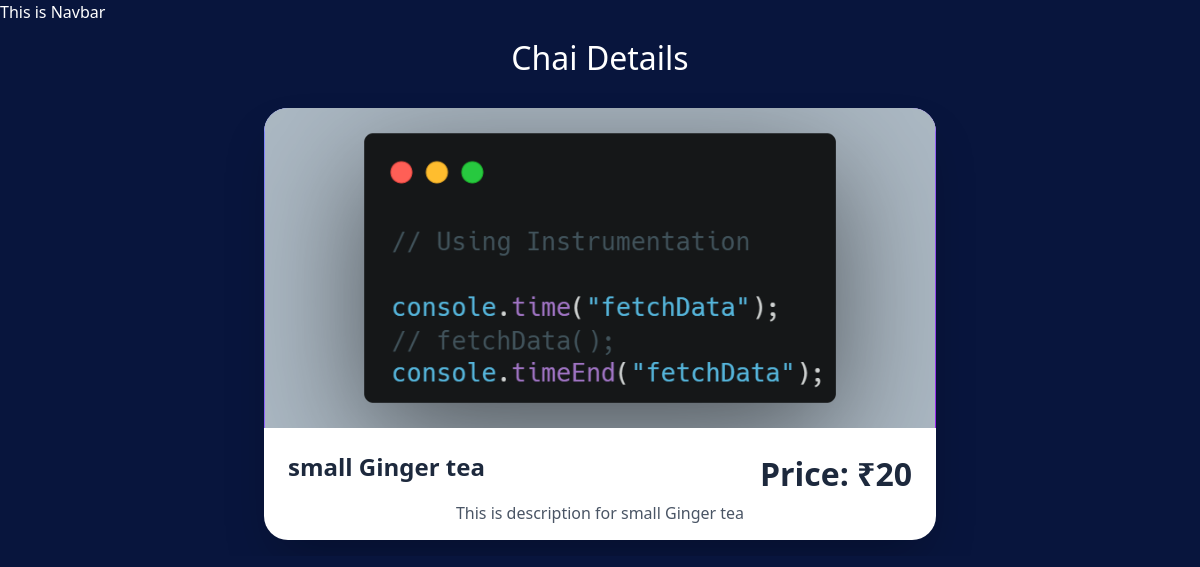
Screenshot of /myapp/2/ with the database file from the repository.
### myapp/models.py (models this page shows, shortened)
class ChaiVarity(models.Model):
    CHAI_TYPE_CHOICE = [
        ('ML', 'MASALA'),
        ('GR', 'GINGER'),
        ('KL', 'KIWI'),
        ('PL', 'PLAIN'),
        ('EL', 'ELACHI'),
    ]
    name = models.CharField(max_length=100)
    image = models.ImageField(upload_to='myapps/')
    price = models.IntegerField(default=0)
    date_added = models.DateTimeField(default=timezone.now)
    type = models.CharField(max_length=2, choices=CHAI_TYPE_CHOICE)
    description = models.TextField(default='')

### myapp/views.py (the view)
# urls.py: path('<int:chai_id>/', views.chai_detail, name='chai_detail'),
def chai_detail(request, chai_id):
    chai = get_object_or_404(ChaiVarity, pk=chai_id)
    return render(request, 'myapp/chai_detail.html', {'chai': chai})

### myapp/templates/myapp/chai_detail.html (shortened to what this page needs)
{% extends "layout.html" %}
{% block content %}
<div class="max-w-4xl mx-auto p-4 max-h-screen flex flex-col items-center justify-center overflow-hidden">
    <h2 class="text-center mb-8 text-white text-4xl font-light">Chai Details</h2>
    <div class="bg-white rounded-3xl shadow-2xl overflow-hidden max-w-2xl w-full transition-all duration-300 ease-in-out hover:-translate-y-2 hover:shadow-3xl group">
        <div class="relative w-full h-96 overflow-hidden bg-gradient-to-br from-indigo-400 to-purple-600 flex items-center justify-center md:h-80 sm:h-64">
            <img class="w-full h-full object-cover transition-transform duration-300 ease-in-out group-hover:scale-105" src="{{chai.image.url}}" alt="{{chai.name}}">
        </div>
        <div class="p-8 md:p-6 sm:p-6">
            <div class="flex justify-between items-start mb-4">
                <h3 class="text-3xl font-semibold text-slate-800 leading-tight md:text-2xl sm:text-xl flex-1">{{chai.name}}</h3>
                <h2 class="text-2xl font-semibold text-slate-800 md:text-xl sm:text-lg ml-4">Price: ₹{{chai.price}}</h2>
            </div>
            <div class="text-center">
                <p class="text-lg leading-relaxed text-gray-600 m-0 md:text-base">{{chai.description}}</p>
            </div>
        </div>
    </div>
</div>
{% endblock %}

### static/style.css (style rules this page uses)
body { background-color: #08153d; color: #ffff; }
h2 { text-align: center; font-size: 2em; }
p { font-size: 16px; line-height: 3.5px; }

### rows the page displays
ChaiVarity: image (picture), name "small Ginger tea", price "20", description "This is description for small Ginger tea"
